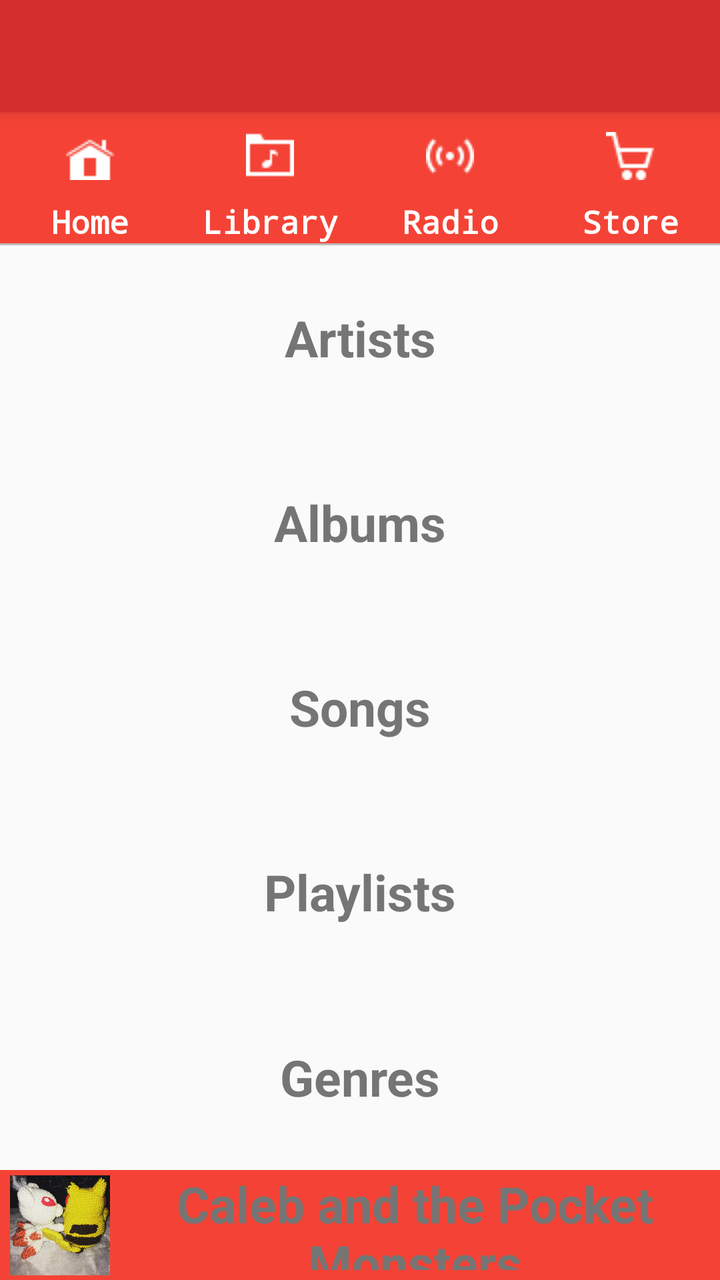
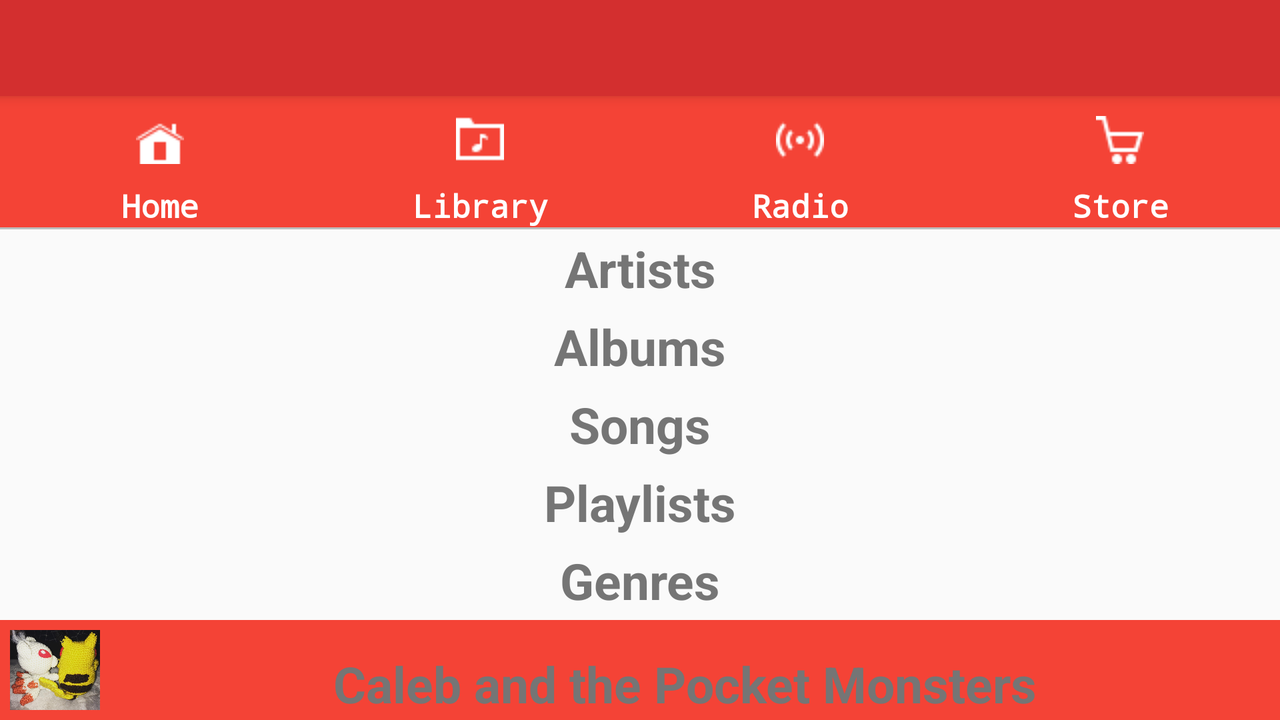

First picture: res/layout/ on a phone held upright. Second picture: the repository's own variant of that layout, on a device whose configuration matches the variant's folder. Source for both follows.
<!-- AndroidManifest.xml: application theme AppTheme -->
<!-- res/layout/activity_library.xml -->
<?xml version="1.0" encoding="utf-8"?>
<RelativeLayout xmlns:android="http://schemas.android.com/apk/res/android"
    xmlns:tools="http://schemas.android.com/tools"
    android:id="@+id/activity_library"
    android:layout_width="match_parent"
    android:layout_height="match_parent"
    tools:context="com.example.android.musicapp.LibraryActivity">

    <android.support.v7.widget.Toolbar
        android:id="@+id/toolbar"
        android:layout_width="match_parent"
        android:layout_height="?attr/actionBarSize"
        android:elevation="4dp"
        android:minHeight="?attr/actionBarSize"
        android:theme="@style/action_bar" />

    <LinearLayout
        android:id="@+id/menu_bar_icons"
        android:layout_width="match_parent"
        android:layout_height="wrap_content"
        android:layout_below="@id/toolbar"
        android:background="@color/colorPrimary"
        android:orientation="horizontal"
        android:paddingTop="10dp">

        <ImageView
            android:id="@+id/home"
            android:layout_width="0dp"
            android:layout_height="wrap_content"
            android:layout_weight="1"
            android:paddingBottom="10dp"
            android:src="@drawable/home"
            android:tint="@color/icon_color" />

        <ImageView
            android:id="@+id/library"
            android:layout_width="0dp"
            android:layout_height="wrap_content"
            android:layout_weight="1"
            android:paddingBottom="10dp"
            android:src="@drawable/library"
            android:tint="@color/icon_color" />

        <ImageView
            android:id="@+id/radio"
            android:layout_width="0dp"
            android:layout_height="wrap_content"
            android:layout_weight="1"
            android:paddingBottom="10dp"
            android:src="@drawable/radio"
            android:tint="@color/icon_color" />


        <ImageView
            android:id="@+id/store"
            android:layout_width="0dp"
            android:layout_height="wrap_content"
            android:layout_weight="1"
            android:paddingBottom="10dp"
            android:src="@drawable/store"
            android:tint="@color/icon_color" />

    </LinearLayout>

    <LinearLayout
        android:id="@+id/menu_bar_descriptions"
        android:layout_width="match_parent"
        android:layout_height="wrap_content"
        android:layout_below="@id/menu_bar_icons"
        android:background="@color/colorPrimary"
        android:orientation="horizontal">


        <TextView
            style="@style/menu_bar"
            android:layout_width="0dp"
            android:layout_height="wrap_content"
            android:layout_weight="1"
            android:text="@string/home_button" />

        <TextView
            style="@style/menu_bar"
            android:layout_width="0dp"
            android:layout_height="wrap_content"
            android:layout_weight="1"
            android:text="@string/library_button" />


        <TextView
            style="@style/menu_bar"
            android:layout_width="0dp"
            android:layout_height="wrap_content"
            android:layout_weight="1"
            android:text="@string/radio_button" />

        <TextView
            style="@style/menu_bar"
            android:layout_width="0dp"
            android:layout_height="wrap_content"
            android:layout_weight="1"
            android:text="@string/store_button" />

    </LinearLayout>

    <TextView
        android:id="@+id/menu_divider"
        android:layout_width="match_parent"
        android:layout_height="1dp"
        android:layout_below="@id/menu_bar_descriptions"
        android:background="@color/divider_color" />

    <LinearLayout
        android:layout_width="match_parent"
        android:layout_height="match_parent"
        android:layout_below="@id/menu_divider"
        android:orientation="vertical">

        <TextView
            style="@style/library_page"
            android:layout_width="match_parent"
            android:layout_height="0dp"
            android:layout_weight="1"
            android:text="@string/artists" />

        <TextView
            style="@style/library_page"
            android:layout_width="match_parent"
            android:layout_height="0dp"
            android:layout_weight="1"
            android:text="@string/albums" />

        <TextView
            style="@style/library_page"
            android:layout_width="match_parent"
            android:layout_height="0dp"
            android:layout_weight="1"
            android:text="@string/songs" />

        <TextView
            style="@style/library_page"
            android:layout_width="match_parent"
            android:layout_height="0dp"
            android:layout_weight="1"
            android:text="@string/playlists" />

        <TextView
            style="@style/library_page"
            android:layout_width="match_parent"
            android:layout_height="0dp"
            android:layout_weight="1"
            android:text="@string/genres" />

        <LinearLayout
            android:layout_width="match_parent"
            android:layout_height="55dp"
            android:background="@color/colorPrimary">

            <ImageView
                android:layout_width="50dp"
                android:layout_height="50dp"
                android:layout_marginLeft="5dp"
                android:layout_marginStart="5dp"
                android:layout_marginTop="2.5dp"
                android:src="@drawable/pokemon" />

            <TextView
                style="@style/library_page"
                android:layout_width="match_parent"
                android:layout_height="50dp"
                android:layout_weight=".5"
                android:text="@string/current_artist" />
        </LinearLayout>
    </LinearLayout>
</RelativeLayout>
<!-- resources referenced by this layout -->
<resources>
  <color name="colorPrimary">#F44336</color>
  <color name="divider_color">#BDBDBD</color>
  <color name="icon_color">#FFFFFF</color>
  <!-- drawable home: png bitmap (drawable, 543 bytes) -->
  <!-- drawable library: png bitmap (drawable, 327 bytes) -->
  <!-- drawable pokemon: jpg bitmap (drawable, 126509 bytes) -->
  <!-- drawable radio: png bitmap (drawable, 726 bytes) -->
  <!-- drawable store: png bitmap (drawable, 494 bytes) -->
  <string name="albums">Albums</string>
  <string name="artists">Artists</string>
  <string name="current_artist">Caleb and the Pocket Monsters</string>
  <string name="genres">Genres</string>
  <string name="home_button">Home</string>
  <string name="library_button">Library</string>
  <string name="playlists">Playlists</string>
  <string name="radio_button">Radio</string>
  <string name="songs">Songs</string>
  <string name="store_button">Store</string>
  <style name="action_bar">
          <item name="android:background">@color/colorPrimaryDark</item>
          <item name="android:actionMenuTextColor">@color/primaryText</item>
          <item name="android:statusBarColor">@color/colorPrimaryDark</item>
      </style>
  <style name="library_page">
          <item name="android:textSize">25sp</item>
          <item name="android:textStyle">bold</item>
          <item name="android:gravity">center_vertical</item>
          <item name="android:textAlignment">center</item>
          <item name="android:textColor">@color/secondary_text</item>
      </style>
  <style name="menu_bar">
          <item name="android:textSize">16sp</item>
          <item name="android:textStyle">bold</item>
          <item name="android:fontFamily">monospace</item>
          <item name="android:textAlignment">center</item>
          <item name="android:textColor">@color/icon_color</item>
      </style>
  <style name="AppTheme" parent="Theme.AppCompat.Light.DarkActionBar">
          
          <item name="colorPrimary">@color/colorPrimary</item>
          <item name="colorPrimaryDark">@color/colorPrimaryDark</item>
          <item name="colorAccent">@color/colorAccent</item>
      </style>
  <color name="colorPrimaryDark">#D32F2F</color>
  <color name="primaryText">#212121</color>
  <color name="secondary_text">#757575</color>
  <color name="colorAccent">#9E9E9E</color>
</resources>
<!-- res/layout-land/activity_library.xml (the author's variant of the layout above) -->
<!-- drawn on the phone turned sideways -->
<?xml version="1.0" encoding="utf-8"?>
<RelativeLayout xmlns:android="http://schemas.android.com/apk/res/android"
    xmlns:tools="http://schemas.android.com/tools"
    android:id="@+id/activity_library"
    android:layout_width="match_parent"
    android:layout_height="match_parent"
    tools:context="com.example.android.musicapp.LibraryActivity">

    <android.support.v7.widget.Toolbar
        android:id="@+id/toolbar"
        android:layout_width="match_parent"
        android:layout_height="?attr/actionBarSize"
        android:elevation="4dp"
        android:minHeight="?attr/actionBarSize"
        android:theme="@style/action_bar" />

    <LinearLayout
        android:id="@+id/menu_bar_icons"
        android:layout_width="match_parent"
        android:layout_height="wrap_content"
        android:layout_below="@id/toolbar"
        android:background="@color/colorPrimary"
        android:orientation="horizontal"
        android:paddingTop="10dp">

        <ImageView
            android:id="@+id/home"
            android:layout_width="0dp"
            android:layout_height="wrap_content"
            android:layout_weight="1"
            android:paddingBottom="10dp"
            android:src="@drawable/home"
            android:tint="@color/icon_color" />

        <ImageView
            android:id="@+id/library"
            android:layout_width="0dp"
            android:layout_height="wrap_content"
            android:layout_weight="1"
            android:paddingBottom="10dp"
            android:src="@drawable/library"
            android:tint="@color/icon_color" />

        <ImageView
            android:id="@+id/radio"
            android:layout_width="0dp"
            android:layout_height="wrap_content"
            android:layout_weight="1"
            android:paddingBottom="10dp"
            android:src="@drawable/radio"
            android:tint="@color/icon_color" />


        <ImageView
            android:id="@+id/store"
            android:layout_width="0dp"
            android:layout_height="wrap_content"
            android:layout_weight="1"
            android:paddingBottom="10dp"
            android:src="@drawable/store"
            android:tint="@color/icon_color" />

    </LinearLayout>

    <LinearLayout
        android:id="@+id/menu_bar_descriptions"
        android:layout_width="match_parent"
        android:layout_height="wrap_content"
        android:layout_below="@id/menu_bar_icons"
        android:background="@color/colorPrimary"
        android:orientation="horizontal">


        <TextView
            style="@style/menu_bar"
            android:layout_width="0dp"
            android:layout_height="wrap_content"
            android:layout_weight="1"
            android:text="@string/home_button" />

        <TextView
            style="@style/menu_bar"
            android:layout_width="0dp"
            android:layout_height="wrap_content"
            android:layout_weight="1"
            android:text="@string/library_button" />


        <TextView
            style="@style/menu_bar"
            android:layout_width="0dp"
            android:layout_height="wrap_content"
            android:layout_weight="1"
            android:text="@string/radio_button" />

        <TextView
            style="@style/menu_bar"
            android:layout_width="0dp"
            android:layout_height="wrap_content"
            android:layout_weight="1"
            android:text="@string/store_button" />

    </LinearLayout>

    <TextView
        android:id="@+id/menu_divider"
        android:layout_width="match_parent"
        android:layout_height="1dp"
        android:layout_below="@id/menu_bar_descriptions"
        android:background="@color/divider_color" />

    <LinearLayout
        android:layout_width="match_parent"
        android:layout_height="wrap_content"
        android:layout_alignBottom="@+id/now_playing_view"
        android:layout_below="@id/menu_divider"
        android:layout_marginBottom="50dp"
        android:orientation="vertical">

        <TextView
            style="@style/library_page"
            android:layout_width="match_parent"
            android:layout_height="0dp"
            android:layout_weight="1"
            android:text="@string/artists" />

        <TextView
            style="@style/library_page"
            android:layout_width="match_parent"
            android:layout_height="0dp"
            android:layout_weight="1"
            android:text="@string/albums" />

        <TextView
            style="@style/library_page"
            android:layout_width="match_parent"
            android:layout_height="0dp"
            android:layout_weight="1"
            android:text="@string/songs" />

        <TextView
            style="@style/library_page"
            android:layout_width="match_parent"
            android:layout_height="0dp"
            android:layout_weight="1"
            android:text="@string/playlists" />

        <TextView
            style="@style/library_page"
            android:layout_width="match_parent"
            android:layout_height="0dp"
            android:layout_weight="1"
            android:text="@string/genres" />
    </LinearLayout>

    <LinearLayout
        android:id="@+id/now_playing_view"
        android:layout_width="match_parent"
        android:layout_height="50dp"
        android:layout_alignParentBottom="true"
        android:background="@color/colorPrimary"
        android:paddingBottom="5dp"
        android:paddingEnd="5dp"
        android:paddingLeft="5dp"
        android:paddingStart="5dp"
        android:paddingTop="5dp"
        android:textAlignment="gravity">

        <ImageView
            android:layout_width="45dp"
            android:layout_height="45dp"
            android:src="@drawable/pokemon" />

        <TextView
            style="@style/library_page"
            android:layout_width="match_parent"
            android:layout_height="wrap_content"
            android:layout_marginTop="10dp"
            android:text="@string/current_artist"
            android:textAlignment="center" />
    </LinearLayout>
</RelativeLayout>
